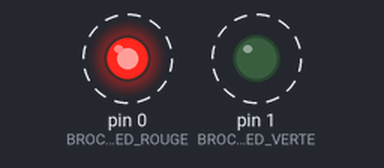
A sketch run on a simulated Arduino Uno, built with avr-gcc and run on an emulated ATmega328P. Parts: output pins drawn as LEDs (lit = HIGH). Dashed ring = blinking.

Above: at 0.5 s.
Timing chart, 0 to 4.4 s (numbered marks = the images above):
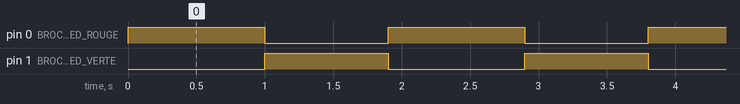

The sketch:

job07.ino
```cpp
#define BROCHE_LED_ROUGE 0
#define BROCHE_LED_VERTE 1

void setup(){
pinMode(BROCHE_LED_ROUGE,OUTPUT); //règle la borne numérique numéro 0 de la carte Arduino en mode sortie
pinMode(BROCHE_LED_VERTE,OUTPUT); //règle la borne numérique numéro 1 de la carte Arduino en mode sortie
}

void loop(){
digitalWrite(BROCHE_LED_ROUGE,HIGH); //la LED rouge s’allume
digitalWrite(BROCHE_LED_VERTE,LOW); // la LED vert s’éteint
delay(1000);
digitalWrite(BROCHE_LED_ROUGE,LOW); //la LED rouge s’éteint
digitalWrite(BROCHE_LED_VERTE,HIGH); //la LED vert s’allume
delay(900);
}
```

Measured:
- by itself, pin 0 (BROCHE_LED_ROUGE): alternates HIGH for 1.0 s and LOW for 0.90 s
- by itself, pin 1 (BROCHE_LED_VERTE): alternates HIGH for 0.90 s and LOW for 1.0 s
